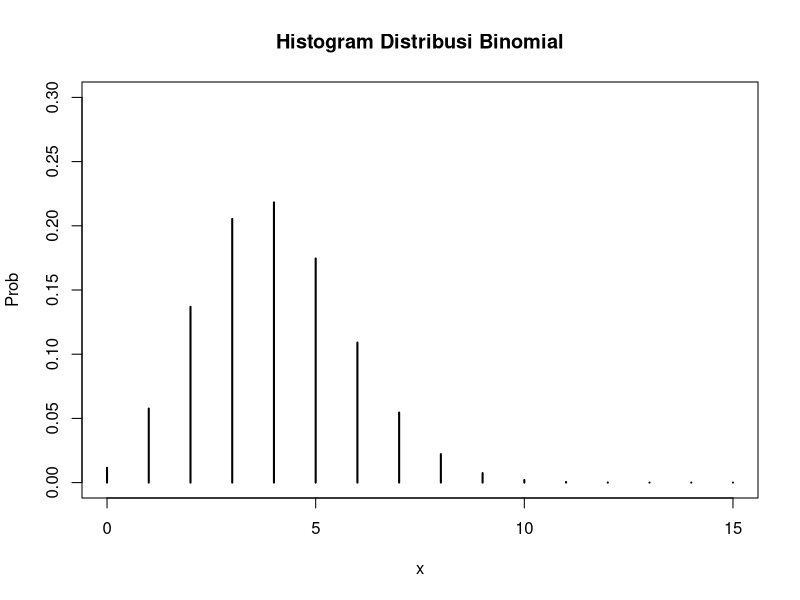

This figure's R source:
#No 2. Terdapat 20 pasien menderita Covid dengan peluang sembuh 0.2
n = 20
prob = 0.2

#No 2a. Peluang 4 pasien sembuh
pasien = 4
dbinom(pasien, n, prob)

#No 2b. Gambar grafik histogram
x = 0:20
peluang = dbinom(x, n, prob)
plot(x,peluang,type = 'h',
      main = "Histogram Distribusi Binomial",
      xlim = c(0, 15),
      ylim = c(0, 0.3), ylab = "Prob",
      lwd = 2
)


#No 2c. Nilai rataan dan varian dari Distribusi Binomial
c1 <- n*prob
c2 <- n*prob*(1-prob)
c1
c2